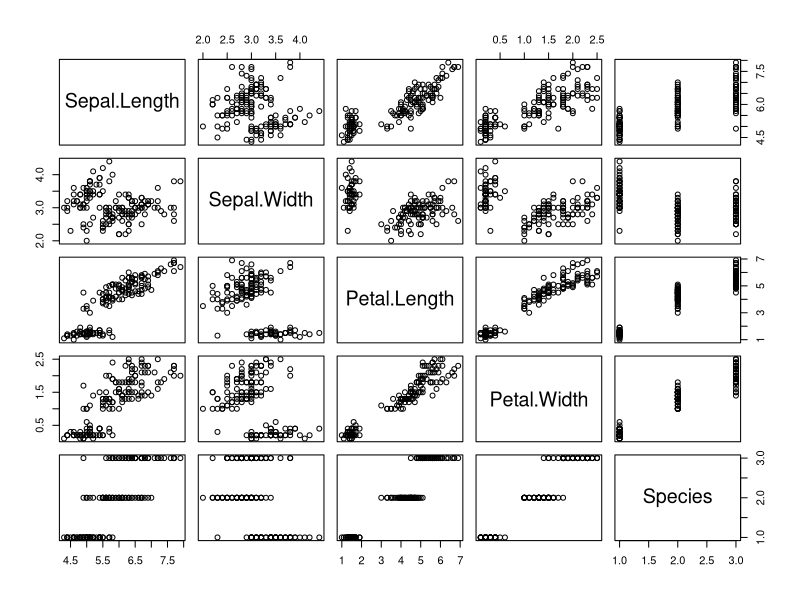
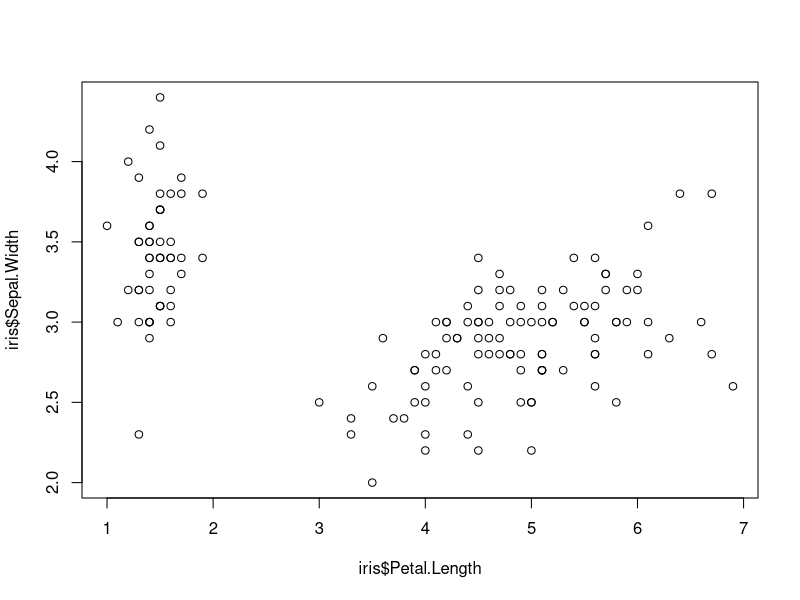
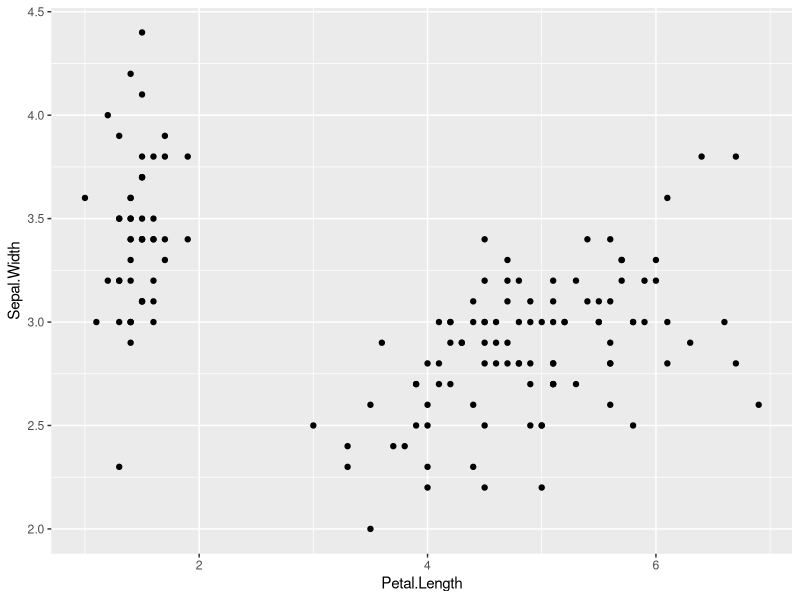
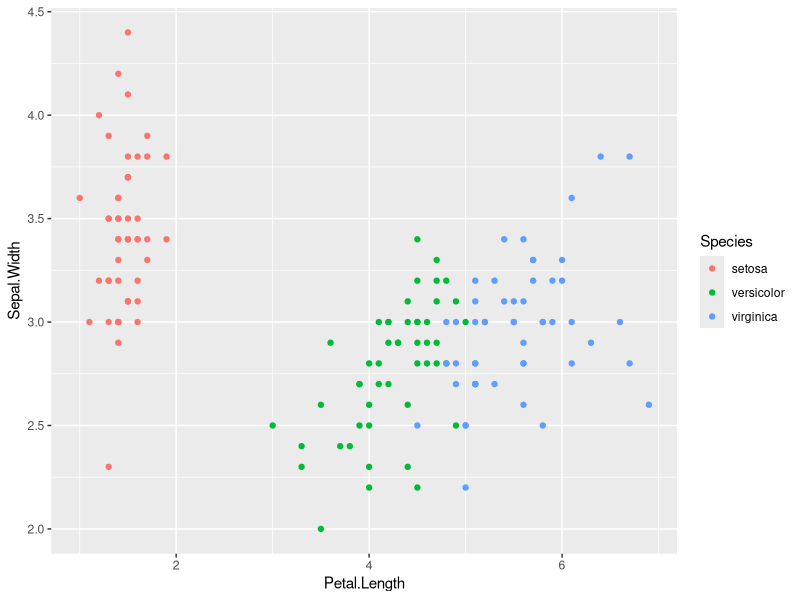
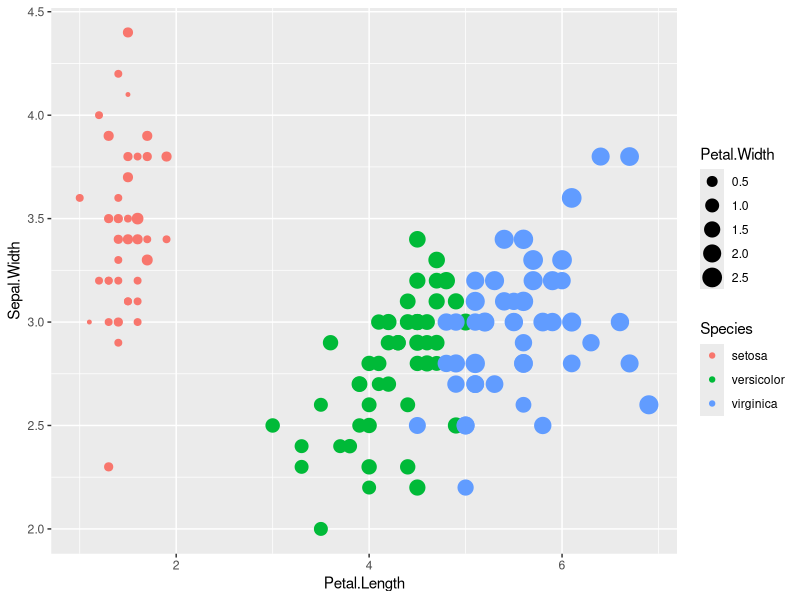
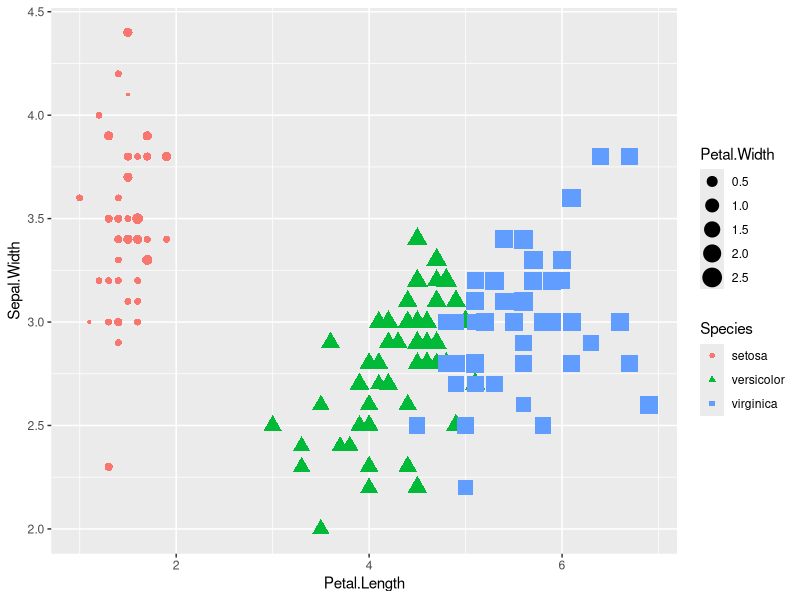
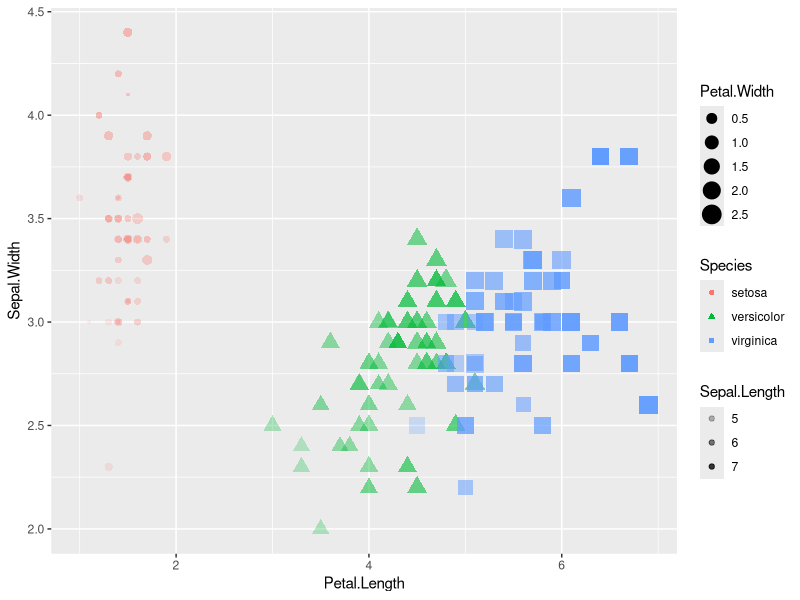
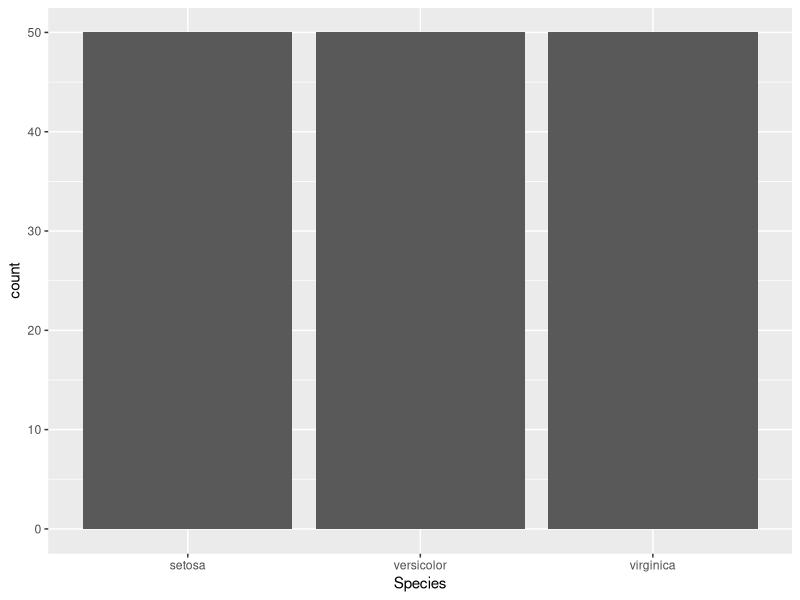

The R source for these figures, in order:
# install packages ----
install.packages("ggplot2")
library(ggplot2)

# iris dataset ----
data(iris)
head(iris)
tail(iris)
summary(iris)

# exploring data with plot ----
plot(iris)
plot(iris$Petal.Length, iris$Sepal.Width)

# exploring data with ggplot ---- 
ggplot(iris, aes(x = Petal.Length, y = Sepal.Width)) + 
  geom_point()

?geom_point

ggplot(iris, aes(x = Petal.Length, y = Sepal.Width, color = Species)) + 
  geom_point()

ggplot(iris, aes(x = Petal.Length, 
                 y = Sepal.Width, 
                 color = Species,
                 size = Petal.Width)) + 
  geom_point()

ggplot(iris, aes(x = Petal.Length, 
                 y = Sepal.Width, 
                 color = Species,
                 size = Petal.Width,
                 shape = Species)) + 
  geom_point()

ggplot(iris, aes(x = Petal.Length, 
                 y = Sepal.Width, 
                 color = Species,
                 size = Petal.Width,
                 shape = Species,
                 alpha = Sepal.Length)) + 
  geom_point()

# bar & box plot geoms
ggplot(iris, aes(Species)) + 
  geom_bar()

ggplot(iris, aes(Sepal.Width)) +
  geom_bar()

ggplot(iris, aes(Species, Sepal.Length)) +
  geom_bar(stat = "summary")

ggplot(iris, aes(Species, Sepal.Length,
                 color = Species)) +
  geom_bar(stat = "summary")

ggplot(iris, aes(Species, Sepal.Length,
                 fill = Species)) +
  geom_bar(stat = "summary", fun.y = "mean", fill = "blue")

ggplot(iris, aes(Species, Sepal.Length,
                 fill = Species)) +
  geom_bar(stat = "summary", fun.y = "mean", fill = "blue") + 
  geom_point()

ggplot(iris, aes(Species, Sepal.Length,
                 fill = Species)) +
  geom_bar(stat = "summary", fun.y = "mean", fill = "blue") + 
  geom_point(position = position_jitter(0.2), size = 3, shape = 21)

myplot <- ggplot(iris, aes(Species, Sepal.Length,
                           fill = Species)) +
            geom_bar(stat = "summary", fun.y = "mean", fill = "blue") + 
            geom_point(position = position_jitter(0.2), size = 3, shape = 21)

myplot + theme(panel.grid = element_blank(),
               panel.background = element_rect(fill = "white"),
               axis.line.y = element_line(color = "black", size = 0.2),
               axis.line.x = element_line(color = "black", size = 0.2))

myplot + theme(panel.grid = element_blank(),
               panel.background = element_rect(fill = "white"),
               panel.border = element_rect(color = "black", fill = NA, size = 0.2))

?theme

myplot + theme_bw()
myplot + theme_classic()
myplot + theme_linedraw()
myplot + theme_light()
myplot 